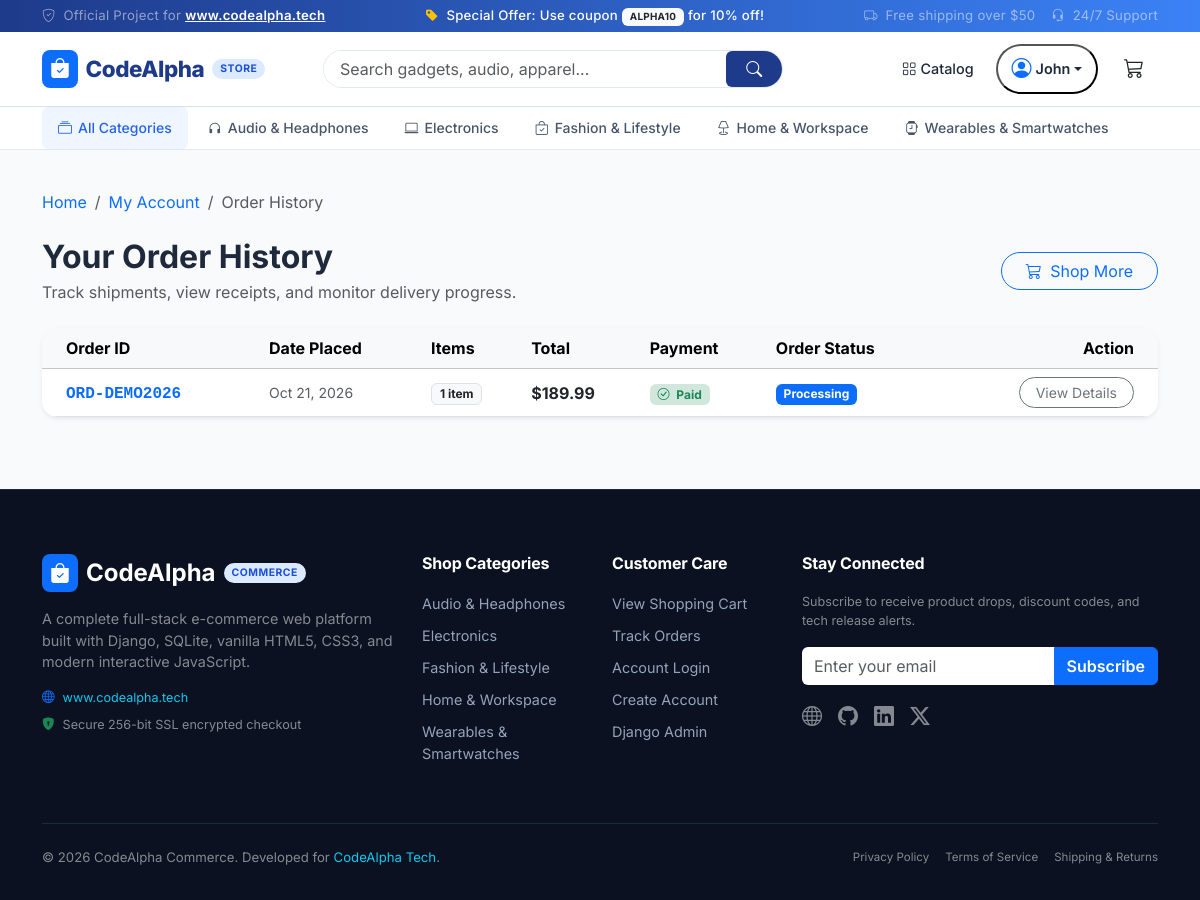
Page /orders/ (signed in) on the committed database.
### store/models.py (models this page shows, shortened)
class Category(models.Model):
    name = models.CharField(max_length=100, unique=True)
    slug = models.SlugField(max_length=120, unique=True, blank=True)
    description = models.TextField(blank=True)
    icon = models.CharField(max_length=50, default='bi-tag', help_text="Bootstrap icon class name")
    image_url = models.URLField(max_length=500, blank=True)
    class Meta:
        verbose_name_plural = 'Categories'
        ordering = ['name']

class Order(models.Model):
    STATUS_CHOICES = [
        ('Pending', 'Pending'),
        ('Processing', 'Processing'),
        ('Shipped', 'Shipped'),
        ('Delivered', 'Delivered'),
        ('Cancelled', 'Cancelled'),
    ]
    PAYMENT_CHOICES = [
        ('cod', 'Cash on Delivery'),
        ('card', 'Credit / Debit Card'),
        ('paypal', 'PayPal / Digital Wallet'),
    ]
    order_number = models.CharField(max_length=32, unique=True, editable=False)
    user = models.ForeignKey(User, null=True, blank=True, on_delete=models.SET_NULL, related_name='orders')
    full_name = models.CharField(max_length=150)
    email = models.EmailField()
    phone = models.CharField(max_length=30)
    address = models.CharField(max_length=255)
    city = models.CharField(max_length=100)
    state = models.CharField(max_length=100, blank=True)
    postal_code = models.CharField(max_length=30)
    country = models.CharField(max_length=100, default='United States')
    subtotal_amount = models.DecimalField(max_digits=10, decimal_places=2)
    shipping_amount = models.DecimalField(max_digits=10, decimal_places=2, default=0.00)
    discount_amount = models.DecimalField(max_digits=10, decimal_places=2, default=0.00)
    total_amount = models.DecimalField(max_digits=10, decimal_places=2)
    coupon_code = models.CharField(max_length=50, blank=True)
    payment_method = models.CharField(max_length=20, choices=PAYMENT_CHOICES, default='cod')
    is_paid = models.BooleanField(default=False)
    status = models.CharField(max_length=20, choices=STATUS_CHOICES, default='Pending')
    order_notes = models.TextField(blank=True)
    created_at = models.DateTimeField(auto_now_add=True)
    updated_at = models.DateTimeField(auto_now=True)
    class Meta:
        ordering = ['-created_at']

### store/views.py (the view)
# urls.py: path('orders/', views.order_history, name='order_history'),
@login_required
def order_history(request):
    orders = Order.objects.filter(user=request.user).order_by('-created_at')
    context = {
        'orders': orders,
    }
    return render(request, 'store/orders.html', context)

### templates/store/orders.html (shortened to what this page needs)
{% extends 'store/base.html' %}
{% load static %}
{% block content %}
<div class="container my-4">
  <nav aria-label="breadcrumb" class="mb-4">
    <ol class="breadcrumb small">
      <li class="breadcrumb-item"><a href="{% url 'store:home' %}" class="text-decoration-none">Home</a></li>
      <li class="breadcrumb-item"><a href="{% url 'store:profile' %}" class="text-decoration-none">My Account</a></li>
      <li class="breadcrumb-item active" aria-current="page">Order History</li>
    </ol>
  </nav>
  <div class="d-flex justify-content-between align-items-center mb-4">
    <div>
      <h2 class="fw-bold mb-1">Your Order History</h2>
      <p class="text-muted mb-0">Track shipments, view receipts, and monitor delivery progress.</p>
    </div>
    <a href="{% url 'store:product_list' %}" class="btn btn-outline-primary rounded-pill px-4">
      <i class="bi bi-cart3 me-1"></i> Shop More
    </a>
  </div>
  {% if orders %}
    <div class="card border-0 shadow-sm rounded-4 overflow-hidden">
      <div class="table-responsive">
        <table class="table align-middle mb-0">
          <thead class="table-light">
            <tr>
              <th scope="col" class="ps-4">Order ID</th>
              <th scope="col">Date Placed</th>
              <th scope="col">Items</th>
              <th scope="col">Total</th>
              <th scope="col">Payment</th>
              <th scope="col">Order Status</th>
              <th scope="col" class="text-end pe-4">Action</th>
            </tr>
          </thead>
          <tbody>
            {% for order in orders %}
              <tr>
                <td class="ps-4">
                  <a href="{% url 'store:order_detail' order_number=order.order_number %}" class="fw-bold text-primary font-monospace text-decoration-none">
                    {{ order.order_number }}
                  </a>
                </td>
                <td class="text-muted small">
                  {{ order.created_at|date:"M d, Y" }}
                </td>
                <td>
                  <span class="badge bg-light text-dark border">
                    {{ order.items.count }} item{{ order.items.count|pluralize }}
                  </span>
                </td>
                <td class="fw-bold text-dark">
                  ${{ order.total_amount }}
                </td>
                <td>
                  {% if order.is_paid %}
                    <span class="badge bg-success-subtle text-success"><i class="bi bi-check-circle me-1"></i> Paid</span>
                  {% else %}
                    <span class="badge bg-warning-subtle text-warning"><i class="bi bi-hourglass-split me-1"></i> Unpaid</span>
                  {% endif %}
                </td>
                <td>
                  {% if order.status == 'Delivered' %}
                    <span class="badge bg-success">{{ order.status }}</span>
                  {% elif order.status == 'Shipped' %}
                    <span class="badge bg-info text-dark">{{ order.status }}</span>
                  {% elif order.status == 'Cancelled' %}
                    <span class="badge bg-danger">{{ order.status }}</span>
                  {% else %}
                    <span class="badge bg-primary">{{ order.status }}</span>
                  {% endif %}
                </td>
                <td class="text-end pe-4">
                  <a href="{% url 'store:order_detail' order_number=order.order_number %}" class="btn btn-sm btn-outline-secondary rounded-pill px-3">
                    View Details
                  </a>
                </td>
              </tr>
            {% endfor %}
          </tbody>
        </table>
      </div>
    </div>
  {% endif %}
</div>
{% endblock %}

### templates/store/base.html (shortened to what this page needs)
{% load static %}
<!DOCTYPE html>
<html lang="en">
<head>
  <link href="https://cdn.jsdelivr.net/npm/bootstrap@5.3.3/dist/css/bootstrap.min.css" rel="stylesheet">
  <link rel="stylesheet" href="https://cdn.jsdelivr.net/npm/bootstrap-icons@1.11.3/font/bootstrap-icons.min.css">
  <link rel="stylesheet" href="{% static 'css/style.css' %}">
</head>
<body>
  <div class="top-notice-bar text-center">
    <div class="container d-flex justify-content-between align-items-center">
      <div class="d-none d-md-block text-white-50">
        <i class="bi bi-shield-check me-1"></i> Official Project for <a href="https://www.codealpha.tech" target="_blank" class="fw-semibold text-white">www.codealpha.tech</a>
      </div>
      <div class="mx-auto mx-md-0 fw-medium">
        <i class="bi bi-tag-fill text-warning me-1"></i> Special Offer: Use coupon <span class="badge bg-light text-dark fw-bold px-2 py-1">ALPHA10</span> for 10% off!
      </div>
      <div class="d-none d-md-flex gap-3 text-white-50">
        <span><i class="bi bi-truck me-1"></i> Free shipping over $50</span>
        <span><i class="bi bi-headset me-1"></i> 24/7 Support</span>
      </div>
    </div>
  </div>
  <header class="main-navbar">
    <div class="container">
      <div class="row align-items-center g-2">
        <div class="col-6 col-lg-3">
          <a href="{% url 'store:home' %}" class="brand-logo">
            <span class="d-inline-flex align-items-center justify-content-center bg-primary text-white rounded-3 p-1 px-2">
              <i class="bi bi-bag-check-fill fs-5"></i>
            </span>
            <span>CodeAlpha</span>
            <span class="brand-badge d-none d-sm-inline">Store</span>
          </a>
        </div>
        <div class="col-12 col-lg-5 order-3 order-lg-2">
          <form action="{% url 'store:product_list' %}" method="GET" class="d-flex search-input-group">
            <input type="text" name="q" class="form-control" placeholder="Search gadgets, audio, apparel..." value="{{ request.GET.q|default:'' }}" aria-label="Search">
            <button class="btn btn-search" type="submit">
              <i class="bi bi-search"></i>
            </button>
          </form>
        </div>
        <div class="col-6 col-lg-4 order-2 order-lg-3 text-end d-flex justify-content-end align-items-center gap-2">
          <a href="{% url 'store:product_list' %}" class="nav-action-btn d-none d-md-inline-flex">
            <i class="bi bi-grid me-1"></i> Catalog
          </a>
          {% if user.is_authenticated %}
            <div class="dropdown">
              <button class="nav-action-btn dropdown-toggle" type="button" data-bs-toggle="dropdown" aria-expanded="false">
                <i class="bi bi-person-circle fs-5 me-1 text-primary"></i>
                <span class="d-none d-sm-inline fw-semibold">{{ user.first_name|default:user.username }}</span>
              </button>
            </div>
          {% endif %}
          <a href="{% url 'store:cart_detail' %}" class="nav-action-btn btn-cart-trigger ms-1" title="Shopping Cart">
            <i class="bi bi-cart3 fs-5 text-dark"></i>
          </a>
        </div>
      </div>
    </div>
  </header>
  <nav class="category-subnav d-none d-lg-block">
    <div class="container d-flex align-items-center gap-1">
      <a href="{% url 'store:product_list' %}" class="nav-link {% if not current_category and not request.GET.category %}active{% endif %}">
        <i class="bi bi-collection"></i> All Categories
      </a>
      {% for cat in all_categories %}
        <a href="{% url 'store:product_list' %}?category={{ cat.slug }}" class="nav-link {% if current_category.slug == cat.slug or request.GET.category == cat.slug %}active{% endif %}">
          <i class="bi {{ cat.icon|default:'bi-tag' }}"></i> {{ cat.name }}
        </a>
      {% endfor %}
    </div>
  </nav>
  <main>
    {% block content %}{% endblock %}
  </main>
  <footer class="footer-main mt-5">
    <div class="container">
      <div class="row g-4">
        <div class="col-lg-4 col-md-6">
          <div class="d-flex align-items-center gap-2 mb-3">
            <span class="d-inline-flex align-items-center justify-content-center bg-primary text-white rounded-3 p-1 px-2">
              <i class="bi bi-bag-check-fill fs-5"></i>
            </span>
            <span class="fs-4 fw-bold text-white">CodeAlpha</span>
            <span class="brand-badge">Commerce</span>
          </div>
          <p class="text-white-50 mb-3">
            A complete full-stack e-commerce web platform built with Django, SQLite, vanilla HTML5, CSS3, and modern interactive JavaScript.
          </p>
          <div class="d-flex align-items-center gap-2 text-white-50 small mb-2">
            <i class="bi bi-globe text-primary"></i> <a href="https://www.codealpha.tech" target="_blank" class="text-info text-decoration-none">www.codealpha.tech</a>
          </div>
          <div class="d-flex align-items-center gap-2 text-white-50 small">
            <i class="bi bi-shield-lock-fill text-success"></i> Secure 256-bit SSL encrypted checkout
          </div>
        </div>
        <div class="col-lg-2 col-md-6 col-6">
          <h5 class="footer-heading">Shop Categories</h5>
          <ul class="footer-links">
            {% for cat in all_categories|slice:":5" %}
              <li><a href="{% url 'store:product_list' %}?category={{ cat.slug }}">{{ cat.name }}</a></li>
            {% endfor %}
          </ul>
        </div>
        <div class="col-lg-2 col-md-6 col-6">
          <h5 class="footer-heading">Customer Care</h5>
          <ul class="footer-links">
            <li><a href="{% url 'store:cart_detail' %}">View Shopping Cart</a></li>
            <li><a href="{% url 'store:order_history' %}">Track Orders</a></li>
            <li><a href="{% url 'store:login' %}">Account Login</a></li>
            <li><a href="{% url 'store:register' %}">Create Account</a></li>
            <li><a href="/admin/" target="_blank">Django Admin</a></li>
          </ul>
        </div>
        <div class="col-lg-4 col-md-6">
          <h5 class="footer-heading">Stay Connected</h5>
          <p class="text-white-50 small mb-3">
            Subscribe to receive product drops, discount codes, and tech release alerts.
          </p>
          <div class="input-group mb-3">
            <input type="email" class="form-control border-0" placeholder="Enter your email" aria-label="Email">
            <button class="btn btn-primary fw-semibold" type="button">Subscribe</button>
          </div>
          <div class="d-flex gap-3 fs-5 text-white-50">
            <a href="https://www.codealpha.tech" target="_blank" class="text-white-50 hover-text-white"><i class="bi bi-globe"></i></a>
            <a href="#" class="text-white-50"><i class="bi bi-github"></i></a>
            <a href="#" class="text-white-50"><i class="bi bi-linkedin"></i></a>
            <a href="#" class="text-white-50"><i class="bi bi-twitter-x"></i></a>
          </div>
        </div>
      </div>
      <div class="footer-bottom d-flex flex-column flex-md-row justify-content-between align-items-center gap-2">
        <p class="mb-0 text-white-50">
          &copy; 2026 CodeAlpha Commerce. Developed for <a href="https://www.codealpha.tech" target="_blank" class="text-info text-decoration-none">CodeAlpha Tech</a>.
        </p>
        <div class="d-flex gap-3 text-white-50 small">
          <span>Privacy Policy</span>
          <span>Terms of Service</span>
          <span>Shipping & Returns</span>
        </div>
      </div>
    </div>
  </footer>
</body>
</html>

### rows in the picture
Category: name "Audio & Headphones"
Category: name "Electronics"
Category: name "Fashion & Lifestyle"
Category: name "Home & Workspace"
Category: name "Wearables & Smartwatches"
Order: order_number "ORD-DEMO2026", created_at "Oct 21, 2026", items.count "1", total_amount "189.99", is_paid True (drawn), status "Processing"

### other values in the picture
{{ user.first_name|default:user.username }} "John"
